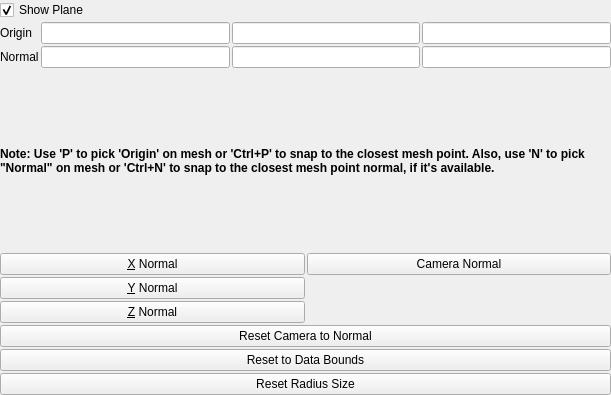
<?xml version="1.0" encoding="UTF-8"?>
<ui version="4.0">
 <class>DisplaySizedImplicitPlanePropertyWidget</class>
 <widget class="QWidget" name="DisplaySizedImplicitPlanePropertyWidget">
  <property name="geometry">
   <rect>
    <x>0</x>
    <y>0</y>
    <width>611</width>
    <height>395</height>
   </rect>
  </property>
  <property name="windowTitle">
   <string>Form</string>
  </property>
  <layout class="QVBoxLayout">
   <property name="spacing">
    <number>2</number>
   </property>
   <property name="leftMargin">
    <number>0</number>
   </property>
   <property name="topMargin">
    <number>0</number>
   </property>
   <property name="rightMargin">
    <number>0</number>
   </property>
   <property name="bottomMargin">
    <number>0</number>
   </property>
   <item>
    <widget class="QCheckBox" name="show3DWidget">
     <property name="toolTip">
      <string>Show the interactive plane in the 3D render view.</string>
     </property>
     <property name="text">
      <string>Show Plane</string>
     </property>
     <property name="checked">
      <bool>true</bool>
     </property>
    </widget>
   </item>
   <item>
    <layout class="QGridLayout">
     <property name="leftMargin">
      <number>0</number>
     </property>
     <property name="topMargin">
      <number>0</number>
     </property>
     <property name="rightMargin">
      <number>0</number>
     </property>
     <property name="bottomMargin">
      <number>0</number>
     </property>
     <property name="spacing">
      <number>2</number>
     </property>
     <item row="1" column="0">
      <widget class="QLabel" name="labelNormal">
       <property name="text">
        <string>Normal</string>
       </property>
      </widget>
     </item>
     <item row="1" column="1">
      <widget class="pqDoubleLineEdit" name="normalX"/>
     </item>
     <item row="0" column="0">
      <widget class="QLabel" name="labelOrigin">
       <property name="text">
        <string>Origin</string>
       </property>
      </widget>
     </item>
     <item row="1" column="3">
      <widget class="pqDoubleLineEdit" name="normalZ"/>
     </item>
     <item row="0" column="3">
      <widget class="pqDoubleLineEdit" name="originZ"/>
     </item>
     <item row="0" column="2">
      <widget class="pqDoubleLineEdit" name="originY"/>
     </item>
     <item row="1" column="2">
      <widget class="pqDoubleLineEdit" name="normalY"/>
     </item>
     <item row="0" column="1">
      <widget class="pqDoubleLineEdit" name="originX"/>
     </item>
    </layout>
   </item>
   <item>
    <widget class="QLabel" name="pickLabel">
     <property name="font">
      <font>
       <weight>75</weight>
       <bold>true</bold>
      </font>
     </property>
     <property name="text">
      <string>Note: Use 'P' to pick 'Origin' on mesh or 'Ctrl+P' to snap to the closest mesh point. Also, use 'N' to pick &quot;Normal&quot; on mesh or 'Ctrl+N' to snap to the closest mesh point normal, if it's available.</string>
     </property>
     <property name="wordWrap">
      <bool>true</bool>
     </property>
    </widget>
   </item>
   <item>
    <layout class="QGridLayout">
     <property name="leftMargin">
      <number>0</number>
     </property>
     <property name="topMargin">
      <number>0</number>
     </property>
     <property name="rightMargin">
      <number>0</number>
     </property>
     <property name="bottomMargin">
      <number>0</number>
     </property>
     <property name="spacing">
      <number>2</number>
     </property>
     <item row="0" column="1">
      <widget class="QPushButton" name="useCameraNormal">
       <property name="toolTip">
        <string>Set the normal to the camera's view direction.</string>
       </property>
       <property name="text">
        <string>Camera Normal</string>
       </property>
      </widget>
     </item>
     <item row="0" column="0">
      <widget class="QPushButton" name="useXNormal">
       <property name="toolTip">
        <string>Set the normal to the x-axis.</string>
       </property>
       <property name="text">
        <string>&amp;X Normal</string>
       </property>
      </widget>
     </item>
     <item row="2" column="0">
      <widget class="QPushButton" name="useZNormal">
       <property name="toolTip">
        <string>Set the normal to the z-axis.</string>
       </property>
       <property name="text">
        <string>&amp;Z Normal</string>
       </property>
      </widget>
     </item>
     <item row="1" column="0">
      <widget class="QPushButton" name="useYNormal">
       <property name="toolTip">
        <string>Set the normal to the y-axis.</string>
       </property>
       <property name="text">
        <string>&amp;Y Normal</string>
       </property>
      </widget>
     </item>
     <item row="6" column="0" colspan="2">
      <widget class="QPushButton" name="resetToDataBounds">
       <property name="toolTip">
        <string>Reset the plane based on the data bounds.</string>
       </property>
       <property name="text">
        <string>Reset to Data Bounds</string>
       </property>
      </widget>
     </item>
     <item row="5" column="0" colspan="2">
      <widget class="QPushButton" name="resetCameraToNormal">
       <property name="toolTip">
        <string>Reset the camera to look along the normal.</string>
       </property>
       <property name="text">
        <string>Reset Camera to Normal</string>
       </property>
      </widget>
     </item>
     <item row="7" column="0" colspan="2">
      <widget class="QPushButton" name="resetRadiusSize">
       <property name="toolTip">
        <string>Reset the radius size of the disk plane to its default value.</string>
       </property>
       <property name="text">
        <string>Reset Radius Size</string>
       </property>
      </widget>
     </item>
    </layout>
   </item>
  </layout>
 </widget>
 <customwidgets>
  <customwidget>
   <class>pqDoubleLineEdit</class>
   <extends>QLineEdit</extends>
   <header>pqDoubleLineEdit.h</header>
  </customwidget>
 </customwidgets>
 <tabstops>
  <tabstop>show3DWidget</tabstop>
  <tabstop>originX</tabstop>
  <tabstop>originY</tabstop>
  <tabstop>originZ</tabstop>
  <tabstop>normalX</tabstop>
  <tabstop>normalY</tabstop>
  <tabstop>normalZ</tabstop>
  <tabstop>useXNormal</tabstop>
  <tabstop>useYNormal</tabstop>
  <tabstop>useZNormal</tabstop>
 </tabstops>
 <resources/>
 <connections/>
</ui>
